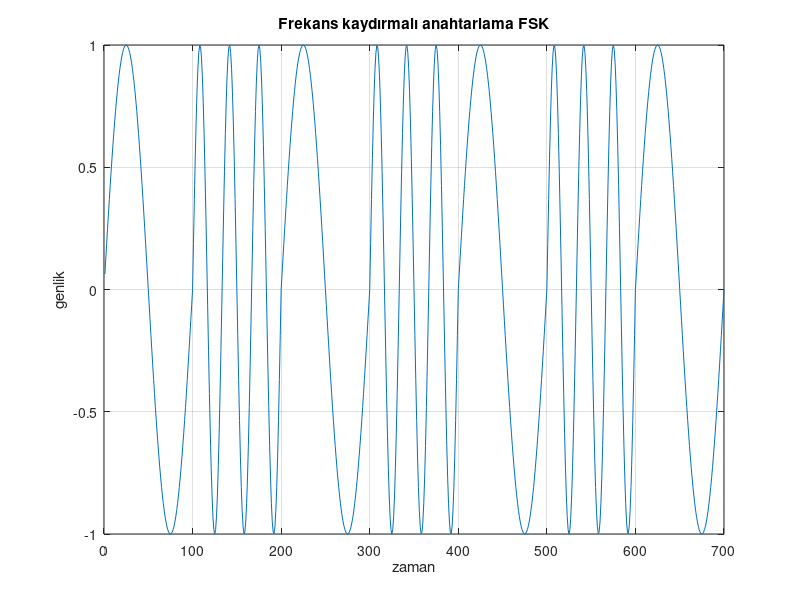

Write MATLAB code to recreate this figure.
clc;
clear;
close all;
f1=10;
f2=30;
s=[1 0 1 0 1 0 1];
a=length(s);

for i=1:a
  if s(1,i) == 1 % dizideki ifade 1 e esitse
    freg=f1*s(1,i);
    f=f1*s(1,i);
    for t=(i-1)*100+1:i*100
      x(t)=sin(2*pi*freg*t/1000);
    endfor
  elseif s(1,i) == 0
    b=(2*s(1,i))+1;
    freg=f2*b;
    for t=(i-1)*100+1:i*100
      x(t)=sin(2*pi*freg*t/1000);
    endfor
  endif
endfor

plot(x);
xlabel('zaman');ylabel('genlik');
title('Frekans kaydırmalı anahtarlama FSK');grid on;
